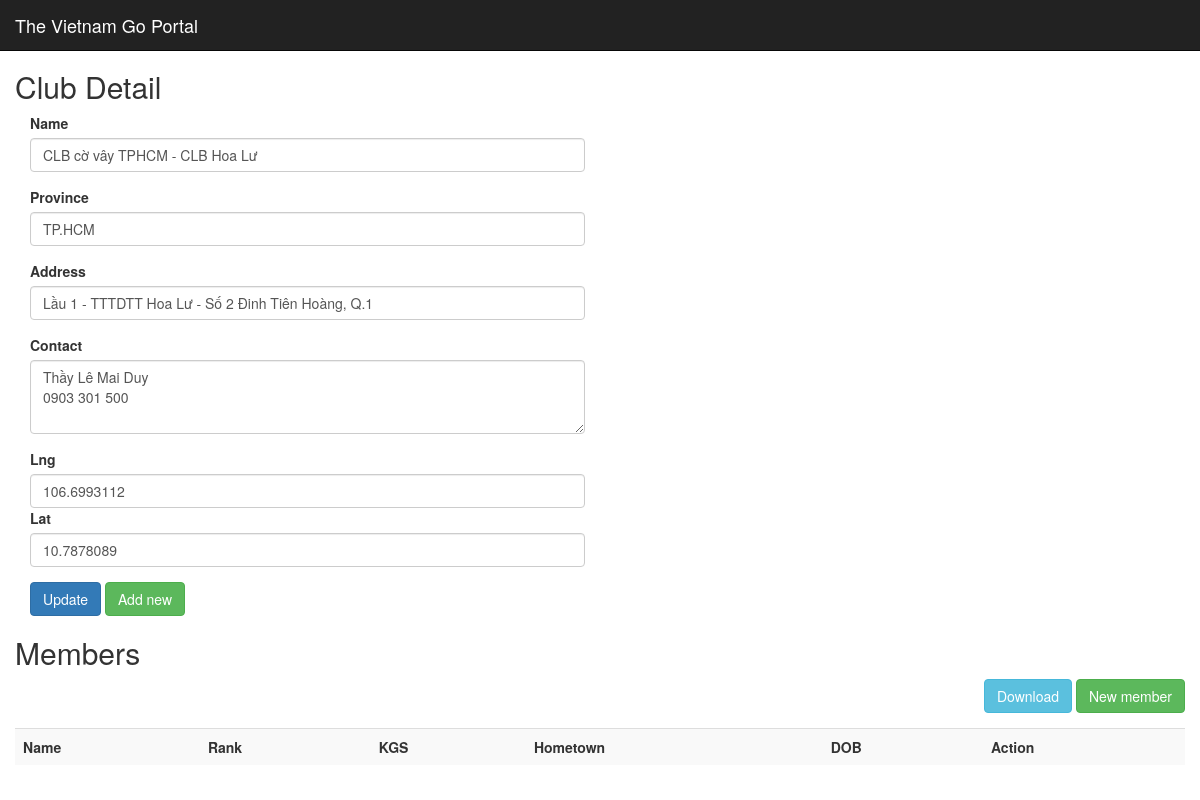
Page /club/3 on the committed database.
### app/models/club.py (models this page shows, shortened)
class Club(db.Model):
    id = db.Column(db.Integer, primary_key = True, autoincrement = True)
    name = db.Column(db.String(100), unique = True, nullable = False)
    province = db.Column(db.String(50), unique = False, nullable = False)
    address = db.Column(db.String(500), unique = False, nullable = False)
    contact = db.Column(db.String(120), unique = False, nullable = False)
    lng = db.Column(db.Float, unique = False, nullable = False)
    lat = db.Column(db.Float, unique = False, nullable = False)
    members = db.relationship('Player', lazy = 'select') #, backref=db.backref('members', lazy='joined'))
    def __init__(self):
        self.lng = 105.6207275390417
        self.lat = 21.281789604927425
    def getById(id):
        return Club.query.filter_by(id = id).first()

### app/routes.py (the view)
@app.route("/club", methods = ["GET"])
@app.route("/club/<id>", methods = ["GET"])
def getClub(id = None):
    club = Club()
    if id is not None:
        club = Club.getById(id)
    return render_template('club.html', club = club)

### app/templates/club.html (shortened to what this page needs)
{% extends '_master.html' %}
{% block styles %}
{{super()}}
<link href="https://api.mapbox.com/mapbox-gl-js/v1.12.0/mapbox-gl.css" rel="stylesheet" />
{% endblock %}
{% block content %}
{{super()}}
<div class="container" style="margin-top: 50px;">
    <div class="row">
        <h2> Club Detail </h2>
    </div>
    <div class="row">
        <div class="col-sm-6">
            <div class="form-group">
                <label for="clubName">Name</label>
                <input type="text" class="form-control" value="{{club.name}}" id="clubName" />
            </div>
            <div class="form-group">
                <label for="clubProvince">Province</label>
                <input type="text" class="form-control" value="{{club.province}}" id="clubProvince" />
            </div>
            <div class="form-group">
                <label for="clubAddress">Address</label>
                <input type="text" class="form-control" value="{{club.address}}" id="clubAddress" />
            </div>
            <div class="form-group">
                <label for="clubContact">Contact</label>
                <textarea class="form-control" rows="3" id="clubContact">{{club.contact}}</textarea>
            </div>
            <div class="form-group">
                <label for="clubLat">Lng</label>
                <input type="number" class="form-control" value="{{club.lng}}" id="clubLng" />
                <label for="clubLat">Lat</label>
                <input type="number" class="form-control" value="{{club.lat}}" id="clubLat" />
            </div>
            <div>
                <button class="btn btn-primary" onclick="updateClub('{{club.id}}')">Update</button>
                <button class="btn btn-success" onclick="addClub()">Add new</button>
            </div>
        </div>
        <div class="col-sm-6">
            <div id="map" style="width: 100%; height: 500px;"></div>
        </div>
    </div>
    <div class="row">
        <h2> Members </h2>
        <div style="margin-bottom: 15px; float: right;">
            <a href="/club/{{club.id}}/download" class="btn btn-info" role="button">
                Download
            </a>
            <a href="/player" class="btn btn-success" role="button">
                New member
            </a>
        </div>
        <div>
            <table class="table table-striped">
                <tr>
                    <th>Name</th>
                    <th>Rank</th>
                    <th>KGS</th>
                    <th>Hometown</th>
                    <th>DOB</th>
                    <th>Action</th>
                </tr>
            </table>
        </div>
    </div>
</div>
{% endblock %}

### rows in the picture
Club: name "CLB cờ vây TPHCM - CLB Hoa Lư", province "TP.HCM", address "Lầu 1 - TTTDTT Hoa Lư - Số 2 Đinh Tiên Hoàng, Q.1", contact "Thầy Lê Mai Duy 0903 301 500", lng "106.6993112", lat "10.7878089"
